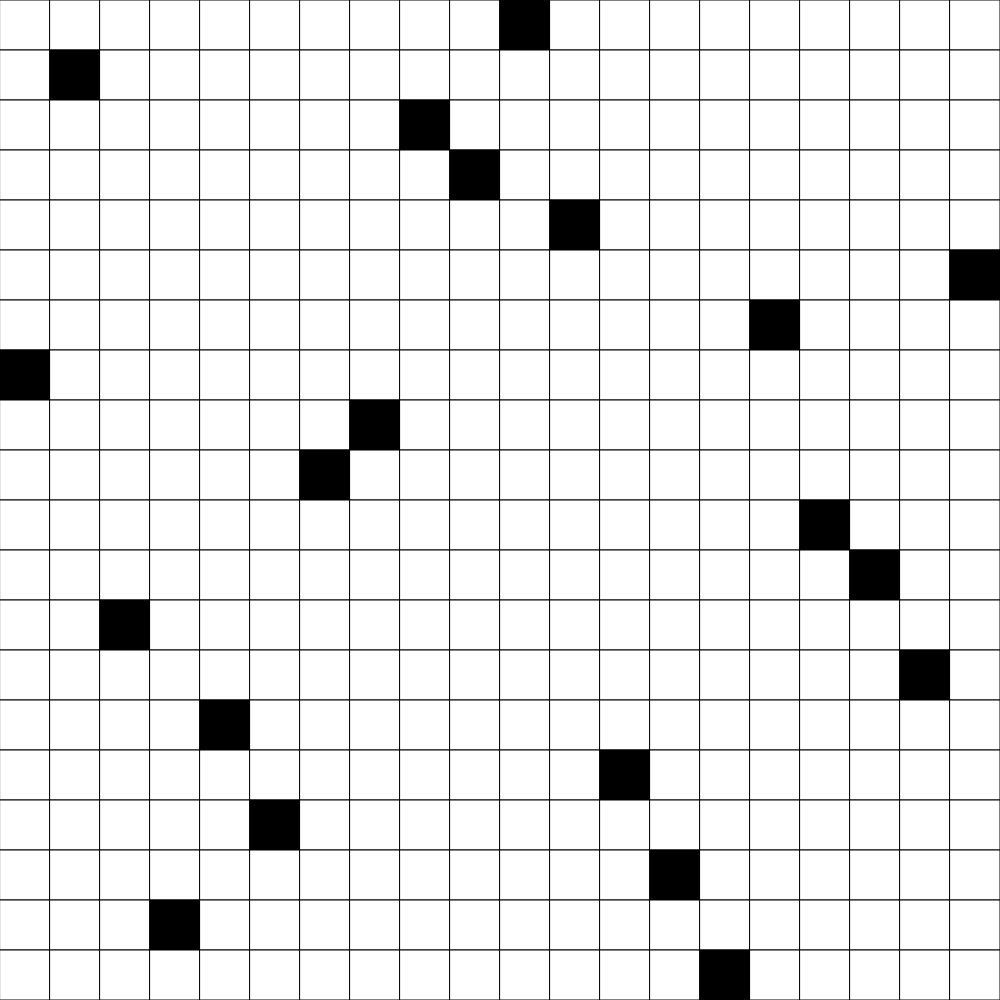
Frame 1 (no input)
Frame 60 (no input): identical to frame 1, image omitted
Frame 120 (the mouse pressed at the canvas centre since frame 60): identical to frame 1, image omitted

The p5.js sketch that drew this single still picture (run headless with seeded random() and noise() and a simulated clock; from frame 60 on, the mouse is pressed at the canvas centre):

// p5.js sketch
// ── sketch.js
// Advanced Version of placeEnemies with Permutations
// Jienan Chen
// April 14, 2019
//
// Extra for Experts:
// - describe what you did to take this project "above and beyond"


let gridSize = 20;
let grid;
let cellSize;
let autoPlay;

function setup() {
  if (windowWidth > windowHeight) {
    createCanvas(windowHeight, windowHeight);
  }
  else {
    createCanvas(windowWidth, windowWidth);
  }
  
  grid = createRandom2DArray(gridSize, gridSize);
  cellSize = width/gridSize;
}

function draw() {
  background(255);
  displayGrid();
}

function displayGrid() {
  for (let y = 0; y < gridSize; y++) {
    for (let x = 0; x < gridSize; x++) {      
      
      if (grid[y][x] === 0) {
        fill(255);
      }
      else{
        fill(0);
      }
      rect(x*cellSize, y*cellSize, cellSize, cellSize);
    }
  }
}

function createRandom2DArray(cols, rows) {
  let free=[];
  let free1=[];
  let emptyArray = [];
  for (let h = 0; h < gridSize; h++){
    free.push([h]);    
  }
    
  free1=shuffle(free);
  //for (let h = 0; h < gridSize; h++){
  //console.log(free1[h]); 
  //console.log("h=",free[h])
  //}
    
  for (let i = 0; i < rows; i++) {
    emptyArray.push([]);
    for (let j = 0; j < cols ; j++) {    
      if (j==free1[i]){          
        emptyArray[i].push(1);            
      }
      else{
        emptyArray[i].push(0);         
      }      
    }
  }   
  return emptyArray;
}
